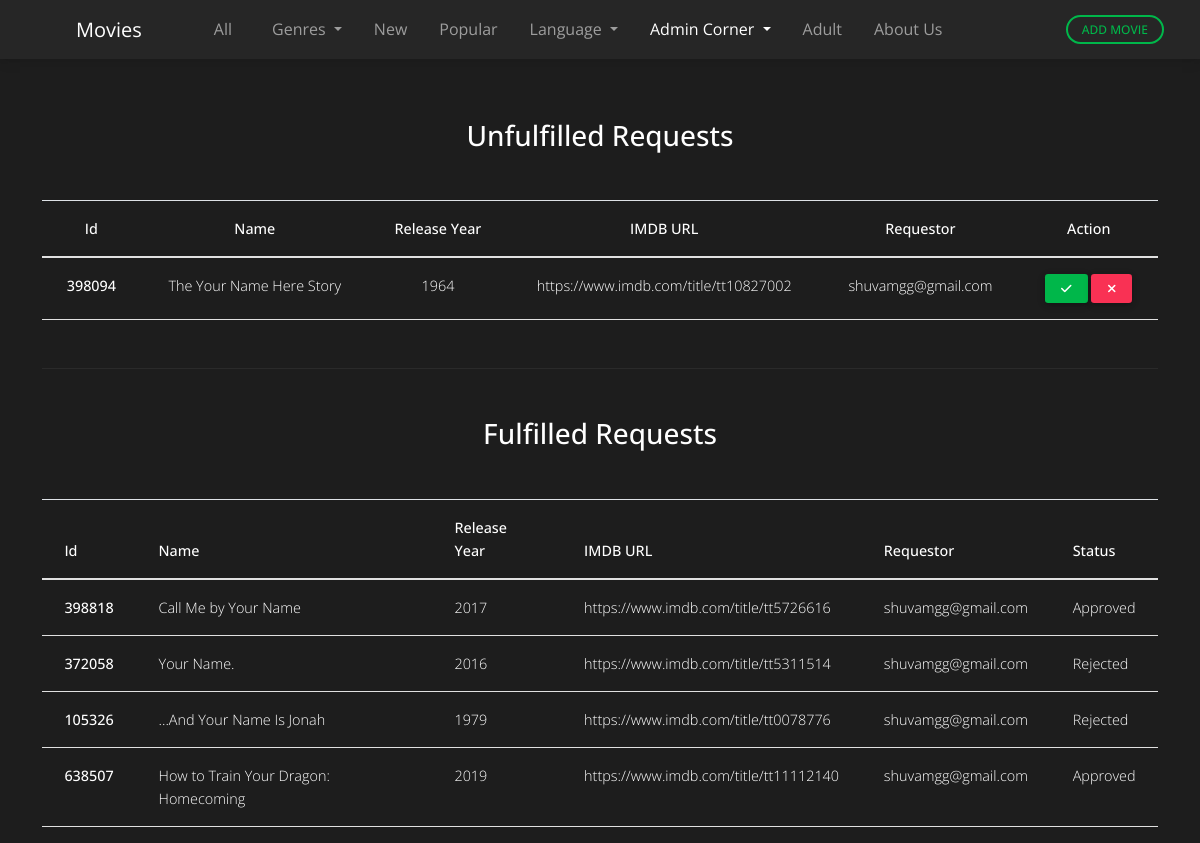
The app's page /requestdashboard (signed in) with its own data.
### package/models.py (models this page shows, shortened)
class MovieRequest(db.Model, UserMixin):
    id = db.Column(db.String(100), unique=True, primary_key = True)
    imdb_URL = db.Column(db.String(100), unique=True, nullable=False)
    posterLink = db.Column(db.String(100), unique=True, nullable=False)
    requestor = db.Column(db.String(100), nullable=False)
    name = db.Column(db.String(100), nullable = False)
    original_name = db.Column(db.String(100), nullable = True)
    release_year = db.Column(db.String(100), nullable = False)
    isfulfilled = db.Column(db.Boolean, nullable=False, default=False)
    status = db.Column(db.String(100), default="Requested")

### package/route.py (the view)
@app.route("/requestdashboard", methods={"GET", "POST"})
@login_required
def requestdashboard():
    if request.method == "GET":
        unFulfilled = MovieRequest.query.filter_by(isfulfilled=False).all()
        fulfilled = MovieRequest.query.filter_by(isfulfilled=True).all()
        return render_template("requests.html", user=current_user, unFulfilled=unFulfilled, fulfilled=fulfilled, value="hidden", requestdashboard="active", admincorner="active")

### package/models.py (called while the page is built)
@login_manager.user_loader
def load_user(user_email):
    return User.query.get(str(user_email))

### package/templates/requests.html (shortened to what this page needs)
{% extends 'base.html' %}
{% block body %}
<div class="h3 text-white text-center mt-4 mb-5">
    Unfulfilled Requests
</div>
<table class="text-white text-center table align-middle">
    <thead>
      <tr>
        <th scope="col">Id</th>
        <th scope="col">Name</th>
        <th scope="col">Release Year</th>
        <th scope="col">IMDB URL</th>
        <th scope="col">Requestor</th>
        <th scope="col">Action</th>
      </tr>
    </thead>
    <tbody>
        {% for movie in unFulfilled %}
            <tr>
                <th scope="row">{{movie.id}}</th>
                <td>
                    <a href="/moviedetails/{{movie.id}}" class="urlhover text-decoration-none">{{movie.name}}</a>
                </td>
                <td>{{movie.release_year}}</td>
                <td>
                    <a target="_blank" class="urlhover text-decoration-none" href={{movie.imdb_URL}}>
                        {{movie.imdb_URL}}
                    </a>
                </td>
                <td>{{movie.requestor}}</td>
                <td>
                <button type="button" onclick="
                    Swal.fire({
                        title: 'Processing...',
                        imageUrl: '../../../static/img/spinner.gif',
                        timer: 3000
                    })
                    location.href='/acceptrequest/{{movie.id}}'" class="btn btn-success btn-sm px-3">
                    <i class="fas fa-check"></i>
                </button>
                <button type="button" onclick="
                    Swal.fire({
                        title: 'Processing...',
                        imageUrl: '../../../static/img/spinner.gif',
                        timer: 3000
                    })
                    location.href='/denyrequest/{{movie.id}}'"
                    class="btn btn-danger btn-sm px-3">
                    <i class="fas fa-times"></i>
                </button>
                </td>
            </tr>
        {% endfor %}
    </tbody>
  </table>
  <hr class="my-5">
    <div class="h3 text-white text-center mt-4 mb-5">
        Fulfilled Requests
    </div>
    <table class="text-white table align-middle">
        <thead>
          <tr>
            <th scope="col">Id</th>
            <th scope="col">Name</th>
            <th scope="col">Release Year</th>
            <th scope="col">IMDB URL</th>
            <th scope="col">Requestor</th>
            <th scope="col">Status</th>
          </tr>
        </thead>
        <tbody>
            {% for movie in fulfilled %}
                <tr>
                    <th scope="row">{{movie.id}}</th>
                    <td>
                        <a href="/moviedetails/{{movie.id}}" class="urlhover text-decoration-none">{{movie.name}}</a>
                    </td>
                    <td>{{movie.release_year}}</td>
                    <td>
                        <a target="_blank" class="urlhover text-decoration-none" href={{movie.imdb_URL}}>
                            {{movie.imdb_URL}}
                        </a>
                    </td>
                    <td>{{movie.requestor}}</td>
                    <td>
                    {{movie.status}}
                    </td>
                </tr>
            {% endfor %}
        </tbody>
      </table>
{% endblock body %}

### package/templates/base.html (shortened to what this page needs)
<!DOCTYPE html>
<html lang="en">
<head>
    <link rel="stylesheet" href="https://use.fontawesome.com/releases/v5.11.2/css/all.css">
    <link rel="stylesheet" href="{{ url_for('static',filename='css/bootstrap.min.css') }}">
    <link rel="stylesheet" href="{{ url_for('static',filename='css/mdb.min.css') }}">
    <link href="//cdn.jsdelivr.net/npm/@sweetalert2/theme-dark@4/dark.css" rel="stylesheet">
    <link rel="stylesheet" href="{{ url_for('static',filename='css/style.css') }}">
    <link rel="stylesheet" href="{{ url_for('static',filename='css/custom.css') }}">
</head>
<body style="background-color: rgb(29, 29, 29);">
    <nav class="navbar navbar-expand-lg navbar-dark bg-dark mb-4">
        <div class="container-fluid">
            <a class="navbar-brand mx-5" href="/">Movies</a>
            <div class="collapse navbar-collapse" id="MainNav">
                <ul class="navbar-nav mr-auto">
                    <li class="nav-item {{all}} mx-3">
                        <a class="nav-link" href="/all">All
                        </a>
                    </li>
                   <li class="nav-item {{category}} dropdown mx-2">
                        <a class="nav-link dropdown-toggle"  href="#" id="navbarDropdownMenuLinks" role="button" data-mdb-toggle="dropdown" aria-expanded="false">
                          Genres
                        </a>
                      </li>
                    <li class="nav-item {{new}} mx-2">
                        <a class="nav-link" href="/new">New
                        </a>
                    </li>
                    <li class="nav-item {{popular}} mx-2">
                        <a class="nav-link" href="/popular">Popular
                        </a>
                    </li>
                    <li class="nav-item dropdown {{language}} mx-2">
                        <a class="nav-link dropdown-toggle"  href="#" id="navbarDropdownMenuLinks" role="button" data-mdb-toggle="dropdown" aria-expanded="false">
                          Language
                        </a>
                    </li>
                    {% if user.admin %}
                        <li class="nav-item dropdown {{admincorner}} mx-2">
                            <a class="nav-link dropdown-toggle"  href="#" id="navbarDropdownMenuLinks" role="button" data-mdb-toggle="dropdown" aria-expanded="false">
                            Admin Corner
                            </a>
                        </li>
                        <li class="nav-item {{bin}} mx-2">
                            <a class="nav-link" href="/bin">Adult
                            </a>
                        </li>
                    {% endif %}
                    <li class="nav-item {{v}} mx-2">
                        <a class="nav-link" type="button" data-mdb-target="#aboutUsModal" data-mdb-toggle="modal">About Us
                        </a>
                    </li>
                </ul>
                {% if user.admin %}
                <div class="md-form mx-2">
                    <a type="button" class="btn btn-sm btn-outline-success btn-rounded waves-effect"
                        data-target="#modalConfirmUpdate" data-toggle="modal">Add Movie</a>
                </div>
                {% endif %}
            </div>
    </div>
    </nav>
    <div class="container" style="padding-top: 1%;">
        {% block body %}
        {% endblock body %}
    </div>
</body>
</html>

### package/static/css/custom.css (style rules this page uses)
body { font-family: 'Open Sans', sans-serif; }

### package/templates/requests.html (style rules this page uses)
.urlhover { color:white; }

### records on screen
MovieRequest: id "398094", name "The Your Name Here Story", release_year "1964", imdb_URL "https://www.imdb.com/title/tt10827002", requestor "shuvamgg@gmail.com"
MovieRequest: id "398818", name "Call Me by Your Name", release_year "2017", imdb_URL "https://www.imdb.com/title/tt5726616", requestor "shuvamgg@gmail.com", status "Approved"
MovieRequest: id "372058", name "Your Name.", release_year "2016", imdb_URL "https://www.imdb.com/title/tt5311514", requestor "shuvamgg@gmail.com", status "Rejected"
MovieRequest: id "105326", name "...And Your Name Is Jonah", release_year "1979", imdb_URL "https://www.imdb.com/title/tt0078776", requestor "shuvamgg@gmail.com", status "Rejected"
MovieRequest: id "638507", name "How to Train Your Dragon: Homecoming", release_year "2019", imdb_URL "https://www.imdb.com/title/tt11112140", requestor "shuvamgg@gmail.com", status "Approved"
